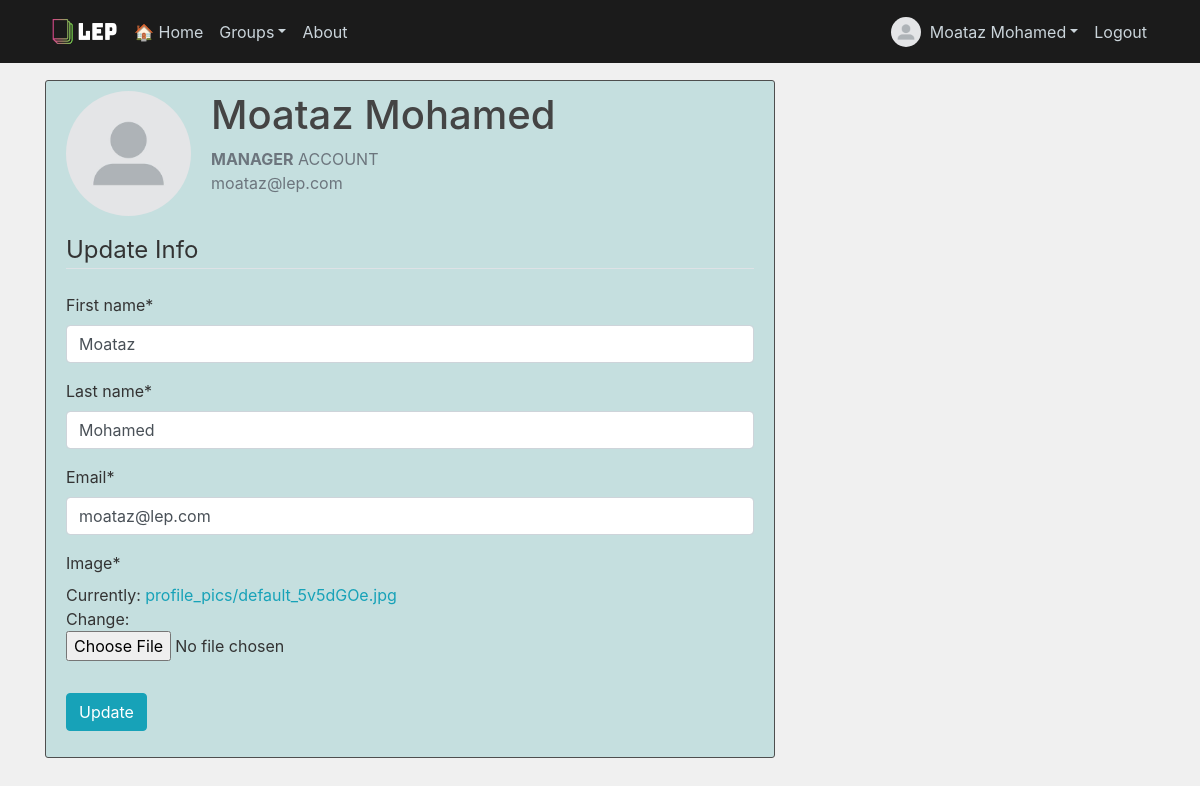
/profile/ (signed in), run on the app's committed database.
### accounts/models.py (models this page shows, shortened)
class User(AbstractBaseUser):
    image        = models.ImageField(default='default.jpg', upload_to='profile_pics')
    email        = models.EmailField(max_length=255,unique=True)
    first_name   = models.CharField(max_length=30)
    last_name    = models.CharField(max_length=30)
    account_types = [
    ('student', 'Student'),
    ('teacher', 'Teacher'),
    ('manager', 'Manager') ]
    account_type = models.CharField(choices=account_types, max_length=7)
    active       = models.BooleanField(default=True)
    staff        = models.BooleanField(default=False)
    admin        = models.BooleanField(default=False)
    no_of_groups = models.IntegerField(default=0)
    USERNAME_FIELD  = 'email'
    REQUIRED_FIELDS = []
    def get_full_name(self):
        full_name = self.first_name + ' ' + self.last_name
        return full_name
    def get_account_type(self):
        return self.account_type
    objects = UserManager()

### users/views.py (the view)
# urls.py: path('profile/', user_views.profile_view, name='profile'),
@login_required
def profile_view(request):
    if request.method == 'POST':
        u_form = UserUpdateForm(request.POST, request.FILES, instance=request.user)
        if u_form.is_valid():
            u_form.save()
            messages.success(request, f'Info Updated Successfully!')
            return redirect('profile')
    else:
        u_form = UserUpdateForm(instance=request.user)
    return render(request, 'users/profile.html', context={'u_form':u_form})

### users/forms.py
class UserUpdateForm(forms.ModelForm):
    first_name   = forms.CharField()
    last_name    = forms.CharField()
    email        = forms.EmailField()
    class Meta:
        model = get_user_model()
        fields = ['first_name', 'last_name', 'email', 'image']

### users/templates/users/profile.html (shortened to what this page needs)
{% extends 'main/base.html' %}
{% load crispy_forms_tags %}
{% block content %}
<div class="content-section">
    <div class="media">
      <img class="rounded-circle account-img" src="{{ user.image.url }}">
      <div class="media-body">
        <h2 class="account-heading">{{ user.get_full_name }}</h2>
        <div class="text-secondary upper"><b>{{ user.get_account_type }}</b> Account</div>
        <p class="text-secondary">{{ user.email }}</p>
      </div>
    </div>
    <form method="POST" enctype="multipart/form-data"> {% csrf_token %}
      <fieldset class="form-group">
          <legend class="border-bottom mb-4">Update Info</legend>
          {{ u_form|crispy }}
      </fieldset>
      <div class="form-group">
          <button class="btn btn-info" type="submit">Update</button>
      </div>
  </form>
  </div>
{% endblock content %}

### main/templates/main/base.html (shortened to what this page needs)
{% load static %}
<!DOCTYPE html>
<html>
    <head>
        <link rel="stylesheet" href="https://maxcdn.bootstrapcdn.com/bootstrap/4.0.0/css/bootstrap.min.css">
        <link rel="stylesheet" href="https://use.fontawesome.com/releases/v5.0.10/css/all.css">
        <link rel="stylesheet" href="https://cdn.jsdelivr.net/npm/bootstrap@4.5.3/dist/css/bootstrap.min.css">
        <link rel="stylesheet" type="text/css" href="{% static 'main/main.css' %}">
        <link rel="stylesheet" type="text/css" href="{% static 'main/checkbox.css' %}">
    </head>
<body>
    <header class="site-header">
      <nav class="navbar navbar-expand-md navbar-dark bg-steel fixed-top">
        <div class="container">
          <img class="logo" src="/media/logo/lep_logo2.png">
          <div class="collapse navbar-collapse" id="navbarToggle">
            <div class="navbar-nav mr-auto">
              <a class="nav-item nav-link" href="{% url 'home-page' %}">🏠 Home</a>
              <li class="nav-item dropdown">
                <a class="nav-link dropdown-toggle" id="navbarDropdown" role="button" data-toggle="dropdown" aria-haspopup="true" aria-expanded="false">Groups</a>
              </li>
              <a class="nav-item nav-link" href="{% url 'about' %}">About</a>
            </div>
            <div class="navbar-nav">
              {% if user.is_authenticated %}
                <img class="rounded-circle profile-img" src="{{ user.image.url }}">
                <li class="nav-item dropdown">
                  <a class="nav-link dropdown-toggle" id="profileDropdown" role="button" data-toggle="dropdown" aria-haspopup="true" aria-expanded="false">{{ user.get_full_name }}</a>
                </li>
                <a class="nav-item nav-link" href="{% url 'logout' %}">Logout</a>
              {% else %}
                <a class="nav-item nav-link" href="{% url 'login' %}">Login</a>
                <a class="nav-item nav-link" href="{% url 'register' %}">Register</a>
              {% endif %}
            </div>
          </div>
        </div>
      </nav>
    </header>
    <main role="main" class="container">
      <div class="row">
        <div class="col-md-8">
          {% block content %}{% endblock %}
        </div>
      </div>
    </main>
  </body>
</html>

### main/static/main/main.css (style rules this page uses)
body { background: #f0f0f0; color: #333333; margin-top: 5rem; }
h1, h2, h3, h4, h5, h6 { color: #444444; }
.bg-steel { background-color: #1b1b1b; }
.site-header .navbar-nav .nav-link { color: #cbd5db; }
.content-section { background: #c5dfdf; padding: 10px 20px; border: 1px solid #4e4e4e; border-radius: 3px; margin-bottom: 20px; }
.account-img { height: 125px; width: 125px; margin-right: 20px; margin-bottom: 16px; }
.account-heading { font-size: 2.5rem; }
.profile-img { height: 30px; width: 30px; margin-top: 5px; margin-right: 1px; margin-bottom: 1px; }
.logo { height: 45px; width: 80px; margin-top: 1px; margin-right: 1px; margin-bottom: 1px; }
a { color: #17a2b8; }
div.upper { text-transform: uppercase; }

### data on the page
User: image (placeholder picture), get_full_name "Moataz Mohamed", get_account_type "MANAGER", email "moataz@lep.com", first_name "Moataz", last_name "Mohamed"
